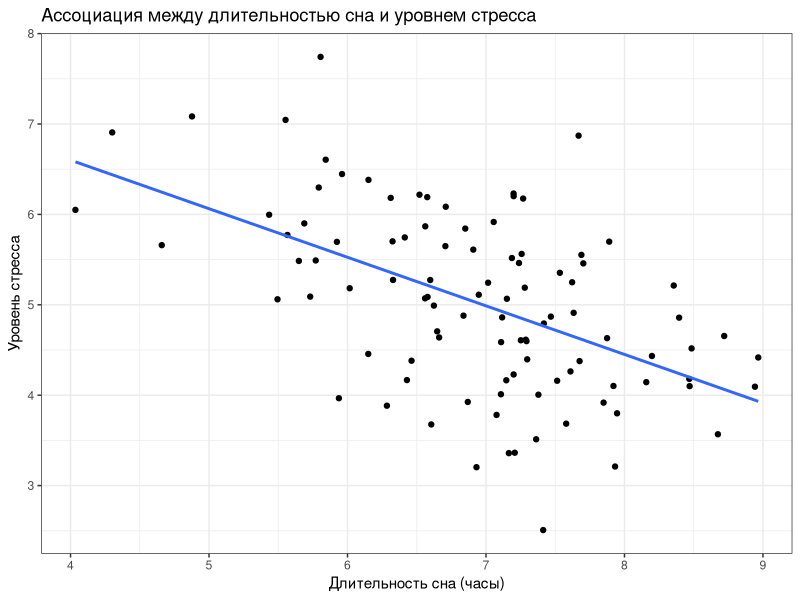

R code for this plot:
## ---- chunk 1

knitr::opts_chunk$set(echo = TRUE)
library(dplyr)
library(epitools)

## ---- chunk 2

# Воспроизводимость результатов
set.seed(42)

# Общий размер выборки 
sample_size <- 100

# Генерация данных по физической активности (бинарная переменная) в фиксированном соотношении 1:1
activity <- c(rep("высокая", sample_size / 2), rep("низкая", sample_size / 2))

# Генерация данных по наличию сердечно-сосудистых заболеваний (бинарная переменная)
# У активных людей меньше вероятность заболеть (0.5 vs 0.6)

cardio <- c(
  rbinom(sample_size / 2, 1, 0.5), # Вероятность заболеть для активной группы
  rbinom(sample_size / 2, 1, 0.6)  # Вероятность заболеть для неактивной группы
)

# Объединение данных в датафрейм
df_activity_cardio <- data.frame(activity, cardio)

table(activity, cardio)
    
## ---- chunk 3

# Воспроизводимость результатов
set.seed(42)

# Общий размер выборки
sample_size <- 30

# Генерация данных по физической активности (бинарная переменная) в фиксированном соотношении 1:1
activity <- c(rep("высокая", sample_size / 2), rep("низкая", sample_size / 2))
# Генерация данных по наличию сердечно-сосудистых заболеваний (бинарная переменная)
# У активных людей меньше вероятность заболеть (0.5 vs 0.6)

cardio <- c(
  rbinom(sample_size / 2, 1, 0.5), # Вероятность заболеть для активной группы
  rbinom(sample_size / 2, 1, 0.6)  # Вероятность заболеть для неактивной группы
)

# Объединение данных в датафрейм
df_activity_cardio_small <- data.frame(activity, cardio)

table(activity, cardio)
    
## ---- chunk 4
#Расчеты для большой выборки

# Подсчитываем таблицу сопряженности 
mytable <- table(df_activity_cardio$activity, df_activity_cardio$cardio)

# Проводим тест хи-квадрат
chi_result <- chisq.test(mytable)

print(chi_result)

# Стандартизированные остатки
residuals <- chi_result$residuals

cat("\nСтандартизированные остатки:\n")
print(residuals)

# Отношение шансов и доверительный интервал
oddsratio(mytable)

## ---- chunk 5

#Повторение для маленькой выборки

# Подсчитываем таблицу сопряженности 
mytable_2 <- table(df_activity_cardio_small$activity, df_activity_cardio_small$cardio)

# Проводим тест хи-квадрат
chi_result_2 <- chisq.test(mytable_2)

print(chi_result_2)

#X-squared = 0.13889, df = 1, p-value = 0.7094 - также не можем отвергнуть нулевую гипотезу. Но: аппроксимация на основе хи-квадрат может быть неправильной. В таком случае лучше использовать метод Монте-Карло. 

print(chisq.test(mytable_2, simulate.p.value = TRUE, B = 10000)) 

#Без существенных изменений: X-squared = 0.55556, df = NA, p-value = 0.7068

#Cделаем еще тест Фишера:

print(fisher.test(mytable_2))


## ---- chunk 6

# Воспроизводимость результатов
set.seed(42)

# Размер выборки (в каждой группе)
sample_size <- 80


# В популяции c экспериментальным методом лечения средний уровень систолического артериального давления меньше (130 vs 135 mm) 
# Генерация данных для группы с новым методом лечения 
group1 <-  rnorm(sample_size, mean = 130, sd = 10)  # экспериментальная группа

# Генерация данных для группы со стандартным лечением
group2 <- rnorm(sample_size, mean = 135, sd = 10)  # контрольная группа

# Объединение данных в датафрейм
df_bloodPressure <- data.frame(
  group = factor(c(rep("Новый метод", sample_size), rep("Стандартное лечение", sample_size))),
  pressure = c(group1, group2)
)

## ---- chunk 7

# Критическое значение

sd(group1)
sd(group2)

sd_x = 10.7
nx   = 80
sd_y = 9.2
ny   = 80

# Степени свободы (Welch-Satterthwaite)
numerator <- ((sd_x^2 / nx) + (sd_y^2 / ny))^2
denominator <- (sd_x^4 / (nx^2 * (nx - 1))) + (sd_y^4 / (ny^2 * (ny - 1)))

df <- numerator / denominator

df

t_crit <- qt(0.05, df)
t_crit

#t-test
t_test_welch <- t.test(group1, group2, alternative = "less", var.equal = FALSE)


# Оценка практической значимости

mean_diff <- mean(df_bloodPressure$pressure[df_bloodPressure$group == "Новый метод"]) - mean(df_bloodPressure$pressure[df_bloodPressure$group == "Стандартное лечение"])

print(t_test_welch)
cat("Критическое значение:", t_crit, "\n")
cat("Наблюдаемое значение статистики t:", t_test_welch$statistic, "\n")
cat("P-значение:", t_test_welch$p.value, "\n")
cat("Разница средних значений:", mean_diff, "\n")

## ---- chunk 8

# Расчет средних и стандартных отклонений
mean1 <- mean(group1)
sd1 <- sd(group1)
n1 <- length(group1)

mean2 <- mean(group2)
sd2 <- sd(group2)
n2 <- length(group2)

# Расчет стандартной ошибки разности средних
se_diff <- sqrt((sd1^2 / n1) + (sd2^2 / n2))

# Расчет z-статистики
z_stat <- (mean1 - mean2) / se_diff

# Расчет одностороннего p-значения
p_value <- pnorm(z_stat, lower.tail = TRUE)

# Оценка практической значимости
mean_diff <- mean1 - mean2


# Критическое значение z
alpha <- 0.05
z_crit <- qnorm(alpha)


# Расчет доверительного интервала (95% доверительный интервал)
confidence_level <- 0.95
z_critical_ci <- qnorm((1 + confidence_level) / 2) # Для двухстороннего интервала
margin_error <- z_critical_ci * se_diff
lower_ci <- mean_diff - margin_error
upper_ci <- mean_diff + margin_error

# Вывод результатов
cat("Критическое значение Z:", z_crit, "\n")
cat("Наблюдаемое значение статистики Z:", z_stat, "\n")
cat("P-значение:", p_value, "\n")
cat("Разница средних значений:", mean_diff, "\n")
cat("Доверительный интервал (95%): [", lower_ci, ", ", upper_ci, "]\n")
## ---- chunk 9

# Воспроизводимость результатов
set.seed(42)

# Размер выборки 
sample_size <- 30

# В популяции до реабилитации средний уровень физической активности меньше (50 vs 60) 
# Генерация данных до реабилитации
before <- rbinom(n = sample_size, size = 100, prob = 0.5)

# Генерация данных после реабилитации
after <- rbinom(n = sample_size, size = 100, prob = 0.6)

# Создание датафрейма
df_activity  <- data.frame(before = before, after = after)

## ---- chunk 10

# Критическое значение
alpha <- 0.05
sample_size <- 30
critical_value <- qt(1 - alpha, df = sample_size - 1)
print(critical_value)

#t-test

paired_t_test <- t.test(df_activity$after, df_activity$before, alternative = "greater", paired = TRUE)


# Оценка практической значимости

mean_diff_2 <- mean(df_activity$after) - mean(df_activity$before)

print(paired_t_test)
cat("Критическое значение:", critical_value, "\n")
cat("Наблюдаемое значение статистики t:", paired_t_test$statistic, "\n")
cat("P-значение:", paired_t_test$p.value, "\n")
cat("Разница средних значений:", mean_diff_2, "\n")

## ---- chunk 11

# Воспроизводимость результатов
set.seed(42)

# Общий размер выборки
sample_size <- 200


# В популяции экспериментального лечения вероятность нормальной физической активности больше (0.7 vs 0.65)
# Генерация данных по статусу лечение (бинарная переменная, новый метод или стандарт) в фиксированном соотношении 1:1
treatment <- rep(c("Новый метод", "Стандартное лечение"), each = sample_size/2)


# Генерация данных по физической активности после лечения (бинарная переменная)
activity <- c(
  rbinom(sample_size/2, 1, 0.7),  # для нового метода
  rbinom(sample_size/2, 1, 0.65)  # для стандартного метода
)

df_infarct_activity <- data.frame(treatment, activity)
table(treatment, activity)
    
## ---- chunk 12
# Критическое значение Z-статистики (правосторонний тест)
alpha <- 0.05
critical_z_value <- qnorm(1 - alpha)

# Расчет статистических величин
new_method_success <- sum(activity[treatment == "Новый метод"])
standard_treatment_success <- sum(activity[treatment == "Стандартное лечение"])
n_new_method <- sum(treatment == "Новый метод")
n_standard_treatment <- sum(treatment == "Стандартное лечение")

p_new_method <- new_method_success / n_new_method
p_standard_treatment <- standard_treatment_success / n_standard_treatment

P <- (new_method_success + standard_treatment_success) / (n_new_method + n_standard_treatment) # объединенная доля

diff_proportions <- p_new_method - p_standard_treatment

SE <- sqrt(P * (1 - P) * (1/n_new_method + 1/n_standard_treatment)) 

#  Расчет Z-критерия
z_score <- diff_proportions / SE

p_value <- 1 - pnorm(z_score)

# Расчет 95% доверительного интервала для разности долей
# Для правостороннего теста используем одностороннюю границу
margin_error <- qnorm(0.95) * SE
ci_lower <- diff_proportions - margin_error
ci_upper <- Inf

# Расчет размера эффекта h Коэна
# h = 2 * arcsin(sqrt(p1)) - 2 * arcsin(sqrt(p2))
h_cohen <- 2 * (asin(sqrt(p_new_method)) - asin(sqrt(p_standard_treatment)))

cat("Z-статистика:", z_score, "\n")
cat("P-значение:", p_value, "\n")
cat("Критическое значение Z:", critical_z_value, "\n")
cat("Доля пациентов, вернувшихся к нормальной физической активности (Новый метод):", p_new_method, "\n")
cat("Доля пациентов, вернувшихся к нормальной физической активности (Стандартное лечение):", p_standard_treatment, "\n")
cat("Доверительный интервал (95%): [", ci_lower, ", ", ci_upper, "]\n")
cat("Размер эффекта h Коэна:", h_cohen, "\n")

# Практическая значимость (NNT - Number Needed to Treat)
NNT <- ceiling(1 / abs(diff_proportions))
cat("4. NNT (Number Needed to Treat):", NNT, "\n",
    "   Необходимо пролечить", NNT, "пациентов новым методом,\n",
    "   чтобы получить один дополнительный случай восстановления\n",
    "   нормальной физической активности\n")
## ---- chunk 13

# Воспроизводимость результатов
set.seed(42)

# Размер выборки
sample_size <- 50

# Генерация данных до медитации (бинарная переменная) в фиксированном соотношении 1:1
# Исходная вероятность стресса 0.4
before <- rbinom(sample_size, 1, 0.4)

# Генерация данных после медитации (бинарная переменная). После медитации вероятность наличия стресса меньше (0.2 vs 0.4)

# Вероятность стресса уменьшается до 0.2
# Но нужно учесть зависимость между измерениями
# Используем условную вероятность для создания реалистичной связи

# Создаем после-значения с учетом до-значений
after <- numeric(sample_size)
for(i in 1:sample_size) {
    if(before[i] == 1) {
        # Если был стресс, вероятность его сохранения 0.3
        after[i] <- rbinom(1, 1, 0.3)
    } else {
        # Если не было стресса, вероятность его появления 0.1
        after[i] <- rbinom(1, 1, 0.1)
    }
}

#Создание таблицы сопряженности:

table_stress_meditation <- table(before, after)

table_stress_meditation

## ---- chunk 14

# Тест МакНемара
mcnemar_test <- mcnemar.test(table_stress_meditation)
print("\nРезультаты теста МакНемара:")
print(mcnemar_test)

# Расчет процентных долей
prop_before <- mean(before)
prop_after <- mean(after)
prop_diff <- prop_before - prop_after

# Расчет доверительного интервала для разности пропорций
# Используем метод Agresti-Min для связанных выборок
n_11 <- sum(before == 1 & after == 1)  # остались со стрессом
n_10 <- sum(before == 1 & after == 0)  # избавились от стресса
n_01 <- sum(before == 0 & after == 1)  # появился стресс
n_00 <- sum(before == 0 & after == 0)  # не было стресса

# Стандартная ошибка для разности пропорций в связанных выборках
se <- sqrt((n_10 + n_01)/(sample_size^2))
ci_margin <- qnorm(0.975) * se
ci_lower <- prop_diff - ci_margin
ci_upper <- prop_diff + ci_margin

# Расчет размера эффекта (phi coefficient)
phi <- sqrt(mcnemar_test$statistic/sample_size)

# Расчет NNT (Number Needed to Treat)
nnt <- ceiling(1/abs(prop_diff))

# Вывод результатов
cat("\nАнализ эффективности медитации\n")
cat("============================\n")
cat("Доля лиц со стрессом до медитации:", round(prop_before * 100, 1), "%\n")
cat("Доля лиц со стрессом после медитации:", round(prop_after * 100, 1), "%\n")
cat("Разность долей (до - после):", round(prop_diff * 100, 1), 
    "процентных пунктов\n")
cat("95% доверительный интервал: [", 
    round(ci_lower * 100, 1), ", ", 
    round(ci_upper * 100, 1), "] процентных пунктов\n")
cat("Размер эффекта (phi):", round(phi, 3), "\n")
cat("NNT:", nnt, "(необходимо пролечить", nnt, 
    "пациентов для одного дополнительного случая избавления от стресса)\n\n")

# Анализ индивидуальных изменений
cat("Анализ индивидуальных изменений:\n")
cat("- Количество людей, у которых стресс исчез:", n_10, "\n")
cat("- Количество людей, у которых стресс появился:", n_01, "\n")
cat("- Количество людей без изменений:", n_11 + n_00, "\n")

## ---- chunk 15

# Воспроизводимость результатов
set.seed(42)

# Размер выборки для каждой группы
sample_size <- 20


# В популяции c экспериментальным методом лечения среднее депрессии меньше (55 vs 68) 
# Генерация данных для экспериментальной группы 
group1 <- rbinom(sample_size, size = 100, prob = 0.55)  # экспериментальная группа

# Генерация данных для группы со стандартным лечением
group2 <- rbinom(sample_size, size = 100, prob = 0.68)  # контрольная группа

## ---- chunk 16

print(wilcox.test_result <- wilcox.test(group1, group2, alternative = "less"))

mean_difference <- mean(group2) - mean(group1)

# Оценка размера эффекта (r Розенталя)
n1 <- length(group1)
n2 <- length(group2)
z <- qnorm(wilcox.test_result$p.value/2) # деление на 2 для двустороннего p-значения
r <- abs(z)/sqrt(n1 + n2)

# Доверительный интервал для r (через преобразование Фишера)
r_to_z <- function(r) 0.5 * log((1 + r)/(1 - r))
z_to_r <- function(z) (exp(2 * z) - 1)/(exp(2 * z) + 1)

z_r <- r_to_z(r)
se_z <- 1/sqrt(n1 + n2 - 3)
ci_z_lower <- z_r - 1.96 * se_z
ci_z_upper <- z_r + 1.96 * se_z

ci_r_lower <- z_to_r(ci_z_lower)
ci_r_upper <- z_to_r(ci_z_upper)

# Расчет вероятности превосходства (PS - Probability of Superiority)
# Число пар, где значение из группы 1 меньше значения из группы 2
pairs <- expand.grid(group1 = group1, group2 = group2)
favorable_pairs <- sum(pairs$group1 < pairs$group2)
total_pairs <- nrow(pairs)
ps <- favorable_pairs/total_pairs

cat("Наблюдаемое значение статистики (W):", wilcox.test_result$statistic, "\n")
cat("P-значение:", wilcox.test_result$p.value, "\n")
cat("Разница в средних значениях:", mean_difference, "\n")
cat("Размер эффекта (r Розенталя):", r, "\n")
cat("95% доверительный интервал для r: [", ci_r_lower, ", ", ci_r_upper, "]\n")
cat("Вероятность превосходства:", ps, "\n")


## ---- chunk 17

library(mvtnorm) # библиотека mvtnorm для работы с многомерным нормальным распределением

# Воспроизводимость результатов
set.seed(42)

# Размер выборки
sample_size <- 100

# Средние значения для длительности сна (HoursOfSleep) и уровня стресса (StressLevel) в популяции
means <- c(7, 5)  

# Матрица ковариации. В ислледуемой популяции HoursOfSleep и StressLevel ассоциированы отрицательно (r = -0.5)
cov_matrix <- matrix(c(1, -0.5, -0.5, 1), nrow = 2)

df <- rmvnorm(n = sample_size, 
              mean = means, 
              sigma = cov_matrix) %>% 
      as_tibble() %>%
      setNames(c("HoursOfSleep", "StressLevel"))  

## ---- chunk 18

library(ggplot2)

print(correlation_test <- cor.test(df$HoursOfSleep, df$StressLevel, alternative = "l", method = "pearson"))

ggplot(df, aes(x = HoursOfSleep, y = StressLevel)) +
  geom_point() +
  geom_smooth(method = "lm", se = FALSE)+
  labs(x = "Длительность сна (часы)", y = "Уровень стресса") +
  ggtitle("Ассоциация между длительностью сна и уровнем стресса")+
  theme_bw()

cat("Наблюдаемый коэффициент корреляции (r):", cor(df$HoursOfSleep, df$StressLevel), "\n")
cat("P-значение:", correlation_test$p.value, "\n")
